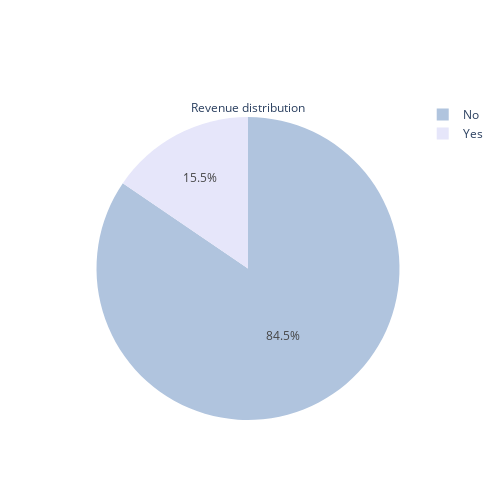

The code cell stored with this chart in its notebook:
### Markdown cell above
Here, this graph simply shows us that there are more visits to the website during weekdays than on the weekend. However, it's worth noting that the 23% on the weekend is still relatively high, considering there are only two days in the weekend.

### Code cell
Revenue_counts = df['Revenue'].value_counts()

colors = ['lightsteelblue','lavender']

fig = go.Figure(data=[go.Pie(labels=Revenue_counts.index.map({'1': 'Yes', '0': 'No'}), 
                             values=Revenue_counts, marker=dict(colors=colors),
                             title='Revenue distribution')])
fig.update_layout(width=500,height=500)
# Show the plot
fig.show()

### Figure 1 — Plotly figure (JSON) as saved in the notebook; plotly's stock layout.template omitted (floating-point values rounded to 4 significant figures)
{"data": [{"labels": ["No", "Yes"], "marker": {"colors": ["lightsteelblue", "lavender"]}, "title": {"text": "Revenue distribution"}, "type": "pie", "values": [10422, 1908]}], "layout": {"height": 500, "width": 500}}
